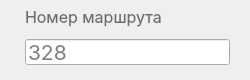
                   <widget class="QWidget" name="borderWidget_10" native="true">
                    <property name="maximumSize">
                     <size>
                      <width>16777215</width>
                      <height>68</height>
                     </size>
                    </property>
                    <layout class="QVBoxLayout" name="verticalLayout_125">
                     <property name="spacing">
                      <number>0</number>
                     </property>
                     <property name="leftMargin">
                      <number>0</number>
                     </property>
                     <property name="topMargin">
                      <number>0</number>
                     </property>
                     <property name="rightMargin">
                      <number>0</number>
                     </property>
                     <property name="bottomMargin">
                      <number>0</number>
                     </property>
                     <item>
                      <widget class="QWidget" name="widget_16" native="true">
                       <property name="minimumSize">
                        <size>
                         <width>250</width>
                         <height>0</height>
                        </size>
                       </property>
                       <property name="cursor">
                        <cursorShape>IBeamCursor</cursorShape>
                       </property>
                       <layout class="QVBoxLayout" name="verticalLayout_126">
                        <property name="spacing">
                         <number>10</number>
                        </property>
                        <property name="leftMargin">
                         <number>25</number>
                        </property>
                        <property name="topMargin">
                         <number>5</number>
                        </property>
                        <property name="rightMargin">
                         <number>20</number>
                        </property>
                        <property name="bottomMargin">
                         <number>15</number>
                        </property>
                        <item>
                         <widget class="QLabel" name="label_109">
                          <property name="minimumSize">
                           <size>
                            <width>0</width>
                            <height>24</height>
                           </size>
                          </property>
                          <property name="font">
                           <font>
                            <family>Inter</family>
                            <pointsize>12</pointsize>
                           </font>
                          </property>
                          <property name="styleSheet">
                           <string notr="true">color: #6D6D6D;</string>
                          </property>
                          <property name="text">
                           <string>Номер маршрута</string>
                          </property>
                         </widget>
                        </item>
                        <item>
                         <widget class="QLineEdit" name="addRoute_number">
                          <property name="minimumSize">
                           <size>
                            <width>0</width>
                            <height>26</height>
                           </size>
                          </property>
                          <property name="font">
                           <font>
                            <family>Inter</family>
                            <pointsize>16</pointsize>
                           </font>
                          </property>
                          <property name="inputMask">
                           <string/>
                          </property>
                          <property name="text">
                           <string/>
                          </property>
                          <property name="placeholderText">
                           <string>328</string>
                          </property>
                         </widget>
                        </item>
                       </layout>
                      </widget>
                     </item>
                    </layout>
                   </widget>
